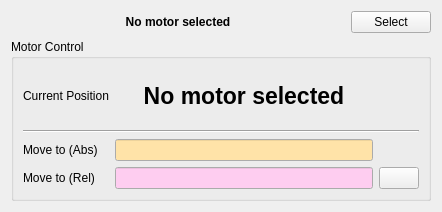
<?xml version="1.0" encoding="UTF-8"?>
<ui version="4.0">
 <class>MotorWidget</class>
 <widget class="QWidget" name="MotorWidget">
  <property name="geometry">
   <rect>
    <x>0</x>
    <y>0</y>
    <width>442</width>
    <height>212</height>
   </rect>
  </property>
  <property name="sizePolicy">
   <sizepolicy hsizetype="MinimumExpanding" vsizetype="Fixed">
    <horstretch>0</horstretch>
    <verstretch>0</verstretch>
   </sizepolicy>
  </property>
  <property name="windowTitle">
   <string>Form</string>
  </property>
  <layout class="QVBoxLayout" name="verticalLayout_2">
   <item>
    <layout class="QVBoxLayout" name="verticalLayout">
     <item>
      <layout class="QHBoxLayout" name="horizontalLayout">
       <item>
        <widget class="QLabel" name="motorNameLabel">
         <property name="sizePolicy">
          <sizepolicy hsizetype="MinimumExpanding" vsizetype="Preferred">
           <horstretch>0</horstretch>
           <verstretch>0</verstretch>
          </sizepolicy>
         </property>
         <property name="font">
          <font>
           <weight>75</weight>
           <bold>true</bold>
          </font>
         </property>
         <property name="text">
          <string>No motor selected</string>
         </property>
         <property name="alignment">
          <set>Qt::AlignCenter</set>
         </property>
        </widget>
       </item>
       <item>
        <widget class="QPushButton" name="motorSelectBtn">
         <property name="sizePolicy">
          <sizepolicy hsizetype="Minimum" vsizetype="Minimum">
           <horstretch>0</horstretch>
           <verstretch>0</verstretch>
          </sizepolicy>
         </property>
         <property name="minimumSize">
          <size>
           <width>30</width>
           <height>0</height>
          </size>
         </property>
         <property name="text">
          <string>Select</string>
         </property>
        </widget>
       </item>
      </layout>
     </item>
     <item>
      <widget class="QGroupBox" name="groupBox">
       <property name="sizePolicy">
        <sizepolicy hsizetype="Preferred" vsizetype="MinimumExpanding">
         <horstretch>0</horstretch>
         <verstretch>0</verstretch>
        </sizepolicy>
       </property>
       <property name="title">
        <string>Motor Control</string>
       </property>
       <layout class="QGridLayout" name="gridLayout_2">
        <item row="0" column="0">
         <layout class="QGridLayout" name="gridLayout">
          <item row="0" column="0">
           <widget class="QLabel" name="label">
            <property name="text">
             <string>Current Position</string>
            </property>
           </widget>
          </item>
          <item row="3" column="0">
           <widget class="QLabel" name="label_3">
            <property name="text">
             <string>Move to (Rel)</string>
            </property>
           </widget>
          </item>
          <item row="3" column="2">
           <widget class="QPushButton" name="moveBtn">
            <property name="minimumSize">
             <size>
              <width>0</width>
              <height>0</height>
             </size>
            </property>
            <property name="text">
             <string/>
            </property>
           </widget>
          </item>
          <item row="3" column="1">
           <widget class="QLineEdit" name="targetRelEdit">
            <property name="palette">
             <palette>
              <active>
               <colorrole role="Base">
                <brush brushstyle="SolidPattern">
                 <color alpha="255">
                  <red>254</red>
                  <green>205</green>
                  <blue>240</blue>
                 </color>
                </brush>
               </colorrole>
              </active>
              <inactive>
               <colorrole role="Base">
                <brush brushstyle="SolidPattern">
                 <color alpha="255">
                  <red>254</red>
                  <green>205</green>
                  <blue>240</blue>
                 </color>
                </brush>
               </colorrole>
              </inactive>
              <disabled>
               <colorrole role="Base">
                <brush brushstyle="SolidPattern">
                 <color alpha="255">
                  <red>236</red>
                  <green>236</green>
                  <blue>236</blue>
                 </color>
                </brush>
               </colorrole>
              </disabled>
             </palette>
            </property>
            <property name="alignment">
             <set>Qt::AlignCenter</set>
            </property>
           </widget>
          </item>
          <item row="2" column="1">
           <widget class="QLineEdit" name="targetAbsEdit">
            <property name="palette">
             <palette>
              <active>
               <colorrole role="Base">
                <brush brushstyle="SolidPattern">
                 <color alpha="255">
                  <red>255</red>
                  <green>227</green>
                  <blue>168</blue>
                 </color>
                </brush>
               </colorrole>
              </active>
              <inactive>
               <colorrole role="Base">
                <brush brushstyle="SolidPattern">
                 <color alpha="255">
                  <red>255</red>
                  <green>227</green>
                  <blue>168</blue>
                 </color>
                </brush>
               </colorrole>
              </inactive>
              <disabled>
               <colorrole role="Base">
                <brush brushstyle="SolidPattern">
                 <color alpha="255">
                  <red>236</red>
                  <green>236</green>
                  <blue>236</blue>
                 </color>
                </brush>
               </colorrole>
              </disabled>
             </palette>
            </property>
            <property name="inputMethodHints">
             <set>Qt::ImhDigitsOnly</set>
            </property>
            <property name="alignment">
             <set>Qt::AlignCenter</set>
            </property>
           </widget>
          </item>
          <item row="2" column="0">
           <widget class="QLabel" name="label_2">
            <property name="text">
             <string>Move to (Abs)</string>
            </property>
           </widget>
          </item>
          <item row="1" column="0" colspan="3">
           <widget class="Line" name="line">
            <property name="orientation">
             <enum>Qt::Horizontal</enum>
            </property>
           </widget>
          </item>
          <item row="0" column="1">
           <widget class="QLabel" name="curPosLabel">
            <property name="font">
             <font>
              <pointsize>17</pointsize>
              <weight>75</weight>
              <bold>true</bold>
              <underline>false</underline>
             </font>
            </property>
            <property name="text">
             <string>No motor selected</string>
            </property>
            <property name="alignment">
             <set>Qt::AlignCenter</set>
            </property>
           </widget>
          </item>
         </layout>
        </item>
       </layout>
      </widget>
     </item>
    </layout>
   </item>
  </layout>
 </widget>
 <resources/>
 <connections/>
</ui>
